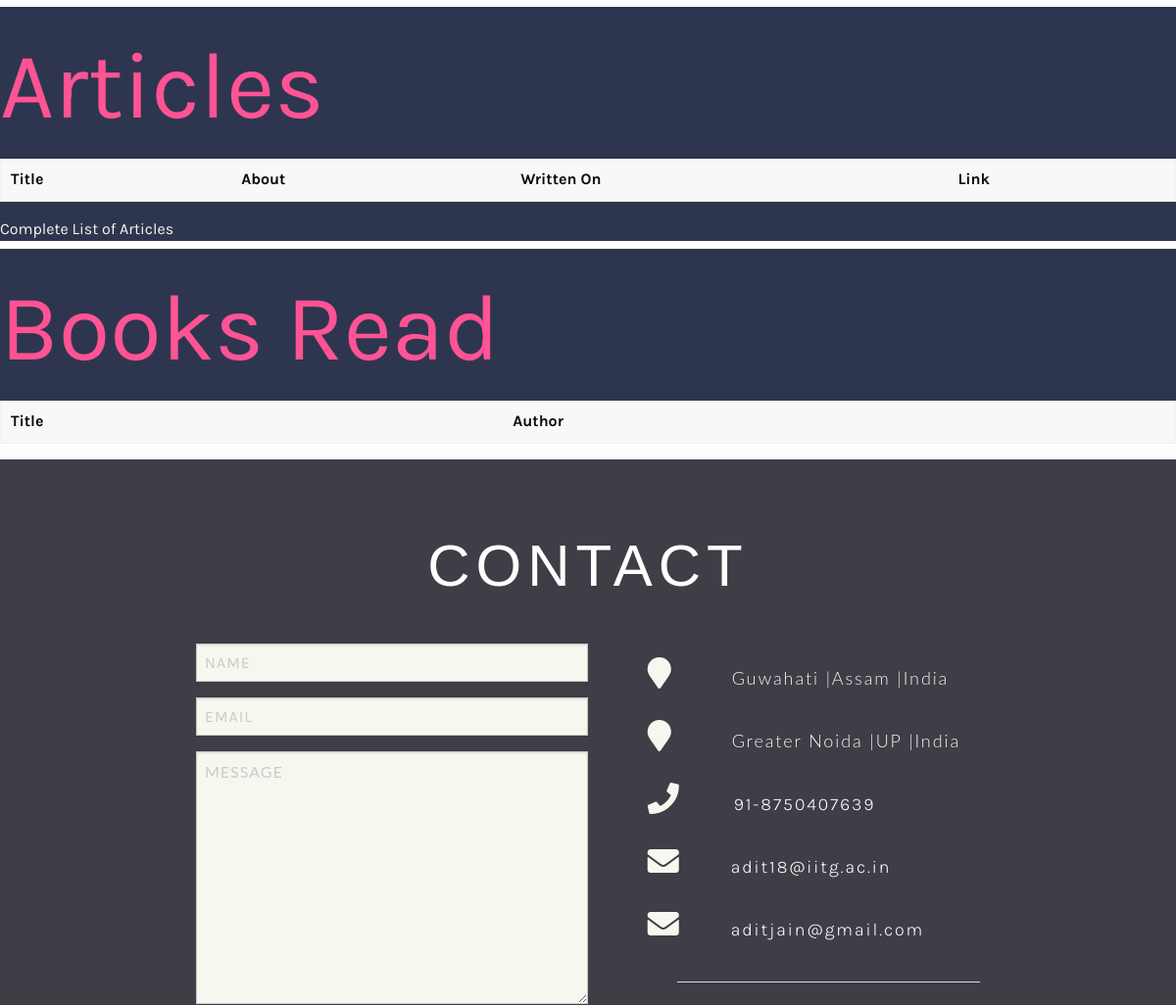
/ (middle part), run on an earlier commit of the app's database.
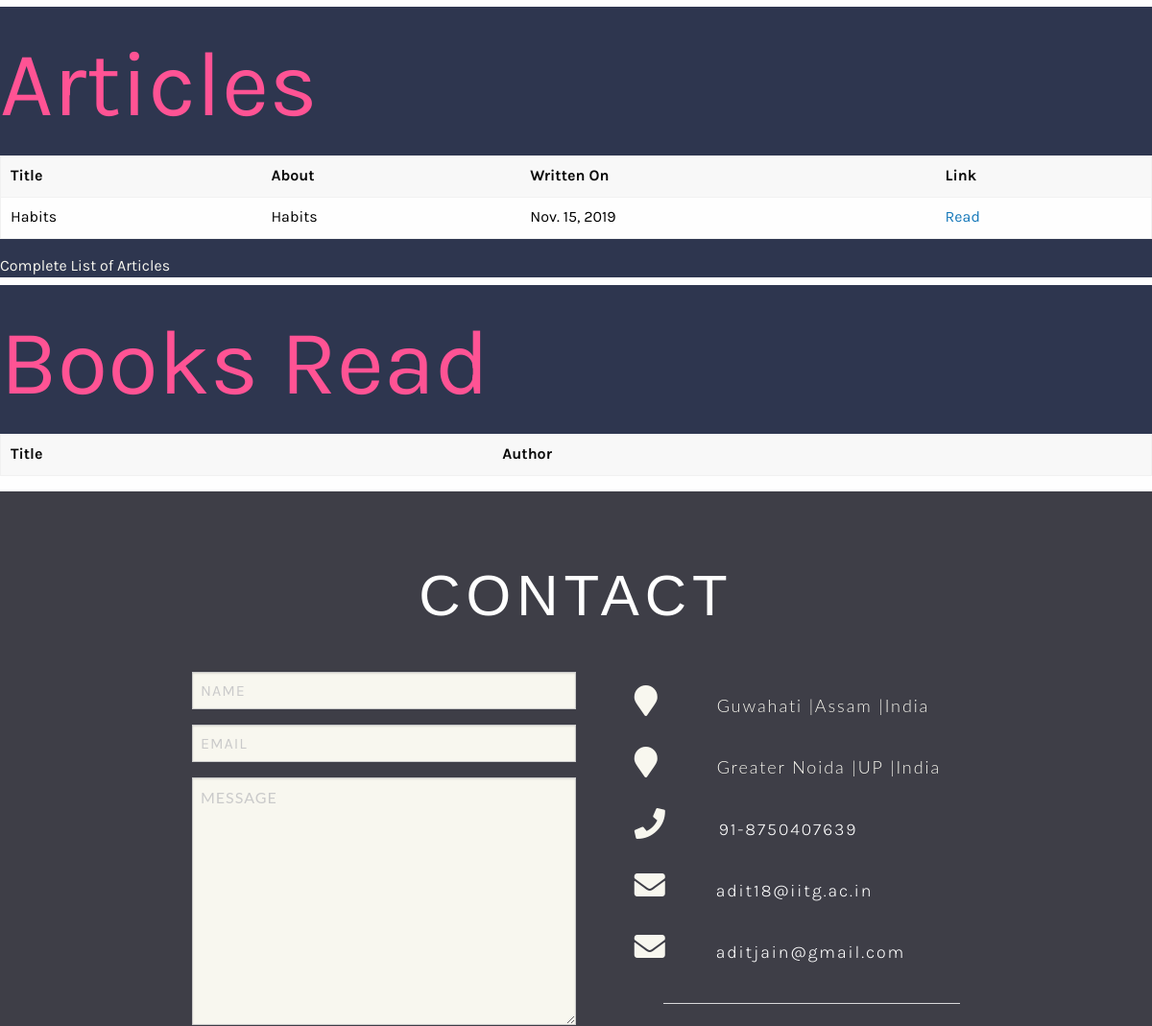
And on a later commit of the database.
### index/models.py (models this page shows)
class Article(models.Model):
    article_id=models.AutoField(primary_key=True)
    about=models.TextField(null=True)
    topic=models.CharField(max_length=200)
    written_on=models.DateField('Written On',default=date.today,null=True )
    content=models.FileField(upload_to='articles/')

### index/views.py (the view)
# urls.py: path('', views.index, name='index'),
def index(request):
    projects=Project.objects.all().order_by('done_on').reverse()[0:3]
    articles=Article.objects.all()
    interests=Interest.objects.all()
    books=Book.objects.all()
    context={'projects':projects,'articles':articles,'interest':interests,'books':books}
    return render(request,'index/index.html',context)

### index/templates/index/index.html (shortened to what this page needs)
<!DOCTYPE html>
<html lang="en" dir="ltr">
  <head>
    {% load static %}
    <link rel="stylesheet" href="https://unpkg.com/efrolic@0.2.9/dist/css/efrolic.min.css">
    <link rel="stylesheet" href="https://use.fontawesome.com/releases/v5.3.1/css/all.css">
         <link rel = "stylesheet" href = "https://cdnjs.cloudflare.com/ajax/libs/foundation/6.0.1/css/foundation.css">
<link rel="stylesheet" href="{% static 'index/css/master.css' %}">
  </head>
  <body >
<main>
  <div class="e-container-fluid e-fullscreen">
        <div class="e-box e-fullscreen bg" id="articles">
          <div class="e-cols">
            <div class="e-col">
<br>
            </div>
          </div>
          <div class="e-cols">
          <div class="e-col-8">
            <p class="title" id="title">Articles</p>
            <table class="e-table primary e-col-8">
  <thead class="e-thead">
    <tr>
      <th>Title</th>
      <th>About</th>
      <th>Written On</th>
      <th>Link</th>
    </tr>
  </thead>
  <tbody style="color:black">
    {% for article in articles %}
    <tr>
      <td>{{article.topic}}</td>
      <td>{{ article.about }}</td>
      <td>{{ article.written_on}}</td>
      <td> <a href="/index/article/{{article_id}}"> Read </a>
      </td>
    </tr>
    {% endfor %}
  </tbody>
</table>
<em> <h6><a href="articles" class="white">Complete List of Articles</a></h6> </em>
</div>
  </div>
          </div>
        </div>
      <div class="e-box e-fullscreen bg" id="books">
        <div class="e-cols">
          <div class="e-col">
<br>
          </div>
        </div>
        <div class="e-col">
          <p class="title" id="title">Books Read</p>
        </div>
        <div class="e-col">
          <table>
            <thead>
              <th>Title</th>
              <th>Author</th>
            </thead>
          </table>
        </div>
      </div>
      <div class="e-box e-fullscreen bg" id="contact">
        <div class="e-cols">
          <section id="contact">
            <div class="e-cols">
              <div class="e-col">
            <br>
              </div>
            </div>
  <h1 class="section-header">CONTACT</h1>
  <div class="contact-wrapper">
    <form class="form-horizontal" role="form" method="post" action="/submit">
      <div class="form-group">
        <div class="col-sm-12">
          <input type="text" class="form-control" id="name" placeholder="NAME" name="name" value="">
        </div>
      </div>
      <div class="form-group">
        <div class="col-sm-12">
          <input type="email" class="form-control" id="email" placeholder="EMAIL" name="email" value="">
        </div>
      </div>
      <textarea class="form-control" rows="10" placeholder="MESSAGE" name="message"></textarea>
    </form>
      <div class="direct-contact-container">
        <ul class="contact-list">
          <li class="list-item"><i class="fa fa-map-marker fa-2x white"><span class="contact-text place ">Guwahati |Assam |India</span></i></li>
          <li class="list-item"><i class="fa fa-map-marker fa-2x white"><span class="contact-text place ">Greater Noida |UP |India</span></i></li>
          <li class="list-item"><i class="fa fa-phone fa-2x white"><span class="contact-text phone"white ><a href="tel:+91-8750407639" title="Give me a call">91-8750407639</a></span></i></li>
          <li class="list-item"><i class="fa fa-envelope fa-2x white"><span class="contact-text gmail "><a href="mailto:adit18@iitg.ac.in" title="Send me an official email">adit18@iitg.ac.in</a></span></i></li>
            <li class="list-item"><i class="fa fa-envelope fa-2x white"><span class="contact-text gmail "><a href="mailto:aditjain@gmail.com" title="Send me an email">aditjain@gmail.com</a></span></i></li>
        </ul>
        <hr>
      </div>
  </div>
</section>
        </div>
      </div>
</main>>
  </body>
<link rel="stylesheet" href="https://code.getmdl.io/1.3.0/material.indigo-pink.min.css">
</html>

What changed in the data, as far as the page shows it:
added Article: topic "Habits", about "Habits", written_on "Nov. 15, 2019"
